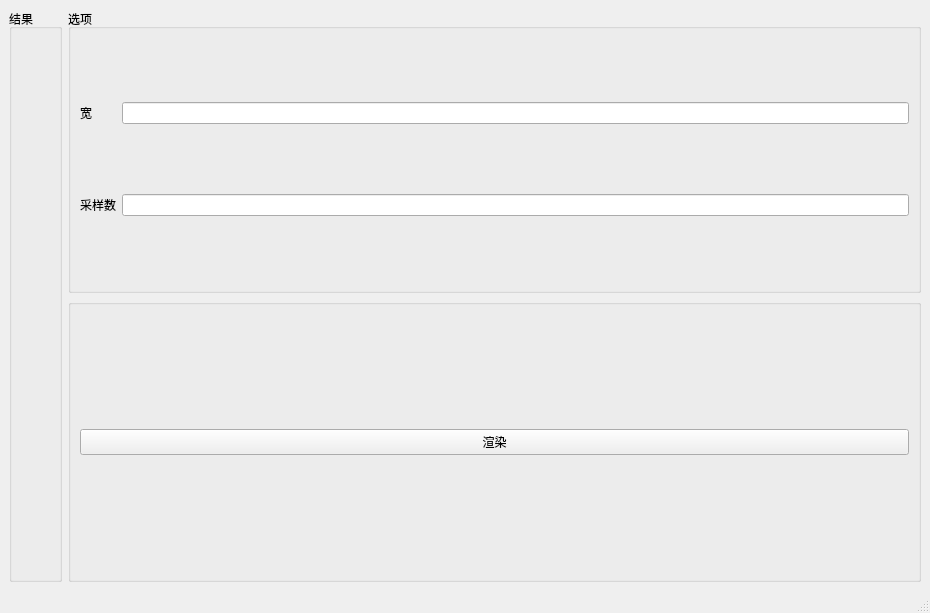
<?xml version="1.0" encoding="UTF-8"?>
<ui version="4.0">
 <class>MainWindow</class>
 <widget class="QMainWindow" name="MainWindow">
  <property name="geometry">
   <rect>
    <x>0</x>
    <y>0</y>
    <width>930</width>
    <height>613</height>
   </rect>
  </property>
  <property name="windowTitle">
   <string>MainWindow</string>
  </property>
  <widget class="QWidget" name="centralwidget">
   <layout class="QHBoxLayout" name="horizontalLayout_2">
    <item>
     <widget class="QGroupBox" name="groupBox_2">
      <property name="title">
       <string>结果</string>
      </property>
      <layout class="QGridLayout" name="gridLayout_2">
       <item row="0" column="1">
        <widget class="QLabel" name="label">
         <property name="text">
          <string/>
         </property>
        </widget>
       </item>
      </layout>
     </widget>
    </item>
    <item>
     <layout class="QVBoxLayout" name="verticalLayout">
      <item>
       <widget class="QGroupBox" name="groupBox">
        <property name="title">
         <string>选项</string>
        </property>
        <layout class="QGridLayout" name="gridLayout">
         <item row="1" column="1">
          <widget class="QLineEdit" name="lineEdit_2"/>
         </item>
         <item row="0" column="1">
          <widget class="QLineEdit" name="lineEdit"/>
         </item>
         <item row="0" column="0">
          <widget class="QLabel" name="label_2">
           <property name="text">
            <string>宽</string>
           </property>
          </widget>
         </item>
         <item row="1" column="0">
          <widget class="QLabel" name="label_3">
           <property name="text">
            <string>采样数</string>
           </property>
          </widget>
         </item>
        </layout>
       </widget>
      </item>
      <item>
       <widget class="QGroupBox" name="groupBox_3">
        <property name="title">
         <string/>
        </property>
        <layout class="QHBoxLayout" name="horizontalLayout">
         <item>
          <widget class="QPushButton" name="pushButton">
           <property name="text">
            <string>渲染</string>
           </property>
          </widget>
         </item>
        </layout>
       </widget>
      </item>
     </layout>
    </item>
   </layout>
  </widget>
  <widget class="QMenuBar" name="menubar">
   <property name="geometry">
    <rect>
     <x>0</x>
     <y>0</y>
     <width>930</width>
     <height>22</height>
    </rect>
   </property>
  </widget>
  <widget class="QStatusBar" name="statusbar"/>
 </widget>
 <resources/>
 <connections/>
</ui>
